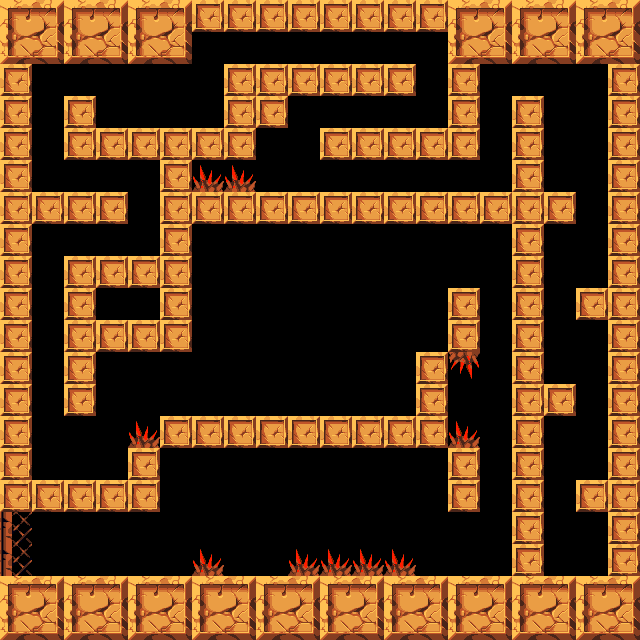

Rendered tile map (Tiled .tmx) drawn with the repository's tilesets; below, a short description and the full map source, tile grids included:
An orthogonal 20x20 tile map with 32x32 px tiles, 3 tile layers (background, blocos, spikes) and 36 objects.

<map version="1.10" tiledversion="1.10.1" orientation="orthogonal" renderorder="right-down" width="20" height="20" tilewidth="32" tileheight="32" infinite="0" nextlayerid="10" nextobjectid="52">
 <editorsettings>
  <export target="../fase2.lua" format="lua" />
 </editorsettings>
 <tileset firstgid="1" name="hell" tilewidth="32" tileheight="32" tilecount="240" columns="16">
  <image source="../../images/PrtHell.bmp" width="512" height="480" />
 </tileset>
 <layer id="5" name="background" width="20" height="20">
  <data encoding="csv">
1,1,1,1,1,1,1,1,1,1,1,1,1,1,1,1,1,1,1,1,
1,1,1,1,1,1,1,1,1,1,1,1,1,1,1,1,1,1,1,1,
1,1,1,1,1,1,1,1,1,1,1,1,1,1,1,1,1,1,1,1,
1,1,1,1,1,1,1,1,1,1,1,1,1,1,1,1,1,1,1,1,
1,1,1,1,1,1,1,1,1,1,1,1,1,1,1,1,1,1,1,1,
1,1,1,1,1,1,1,1,1,1,1,1,1,1,1,1,1,1,1,1,
1,1,1,1,1,1,1,1,1,1,1,1,1,1,1,1,1,1,1,1,
1,1,1,1,1,1,1,1,1,1,1,1,1,1,1,1,1,1,1,1,
1,1,1,1,1,1,1,1,1,1,1,1,1,1,1,1,1,1,1,1,
1,1,1,1,1,1,1,1,1,1,1,1,1,1,1,1,1,1,1,1,
1,1,1,1,1,1,1,1,1,1,1,1,1,1,1,1,1,1,1,1,
1,1,1,1,1,1,1,1,1,1,1,1,1,1,1,1,1,1,1,1,
1,1,1,1,1,1,1,1,1,1,1,1,1,1,1,1,1,1,1,1,
1,1,1,1,1,1,1,1,1,1,1,1,1,1,1,1,1,1,1,1,
1,1,1,1,1,1,1,1,1,1,1,1,1,1,1,1,1,1,1,1,
1,1,1,1,1,1,1,1,1,1,1,1,1,1,1,1,1,1,1,1,
111,1,1,1,1,1,1,1,1,1,1,1,1,1,1,1,1,1,1,1,
111,1,1,1,1,1,1,1,1,1,1,1,1,1,1,1,1,1,1,1,
1,1,1,1,1,1,1,1,1,1,1,1,1,1,1,1,1,1,1,1,
1,1,1,1,1,1,1,1,1,1,1,1,1,1,1,1,1,1,1,1
</data>
 </layer>
 <layer id="1" name="blocos" width="20" height="20">
  <data encoding="csv">
17,18,17,18,17,18,2,2,2,2,2,2,2,2,17,18,17,18,17,18,
33,34,33,34,33,34,0,0,0,0,0,0,0,0,33,34,33,34,33,34,
2,0,0,0,0,0,0,2,2,2,2,2,2,0,2,0,0,0,0,2,
2,0,2,0,0,0,0,2,0,0,0,0,0,0,2,0,0,0,0,2,
2,0,2,2,2,2,2,2,0,0,2,2,2,2,2,0,0,0,0,2,
2,0,0,0,0,2,0,0,0,0,0,0,0,0,0,0,0,0,0,2,
2,2,2,2,0,2,2,2,2,2,2,2,2,2,2,2,2,2,0,2,
2,0,0,0,0,2,0,0,0,0,0,0,0,0,0,0,2,0,0,2,
2,0,2,2,2,2,0,0,0,0,0,0,0,0,0,0,2,0,0,2,
2,0,2,0,0,2,0,0,0,0,0,0,0,0,2,0,2,0,2,2,
2,0,2,2,2,2,0,0,0,0,0,0,0,0,2,0,2,0,0,2,
2,0,2,0,0,0,0,0,0,0,0,0,0,2,0,0,2,0,0,2,
2,0,2,0,0,0,0,0,0,0,0,0,0,2,0,0,2,2,0,2,
2,0,0,0,0,2,2,2,2,2,2,2,2,2,0,0,2,0,0,2,
2,0,0,0,2,0,0,0,0,0,0,0,0,0,2,0,2,0,0,2,
2,2,2,2,2,0,0,0,0,0,0,0,0,0,2,0,2,0,2,2,
0,0,0,0,0,0,0,0,0,0,0,0,0,0,0,0,2,0,0,2,
0,0,0,0,0,0,0,0,0,0,0,0,0,0,0,0,2,0,0,2,
17,18,17,18,17,18,17,18,17,18,17,18,17,18,17,18,17,18,17,18,
33,34,33,34,33,34,33,34,33,34,33,34,33,34,33,34,33,34,33,34
</data>
 </layer>
 <layer id="4" name="spikes" width="20" height="20">
  <data encoding="csv">
0,0,0,0,0,0,0,0,0,0,0,0,0,0,0,0,0,0,0,0,
0,0,0,0,0,0,0,0,0,0,0,0,0,0,0,0,0,0,0,0,
0,0,0,0,0,0,0,0,0,0,0,0,0,0,0,0,0,0,0,0,
0,0,0,0,0,0,0,0,2,0,0,0,0,0,0,0,2,0,0,0,
0,0,0,0,0,0,0,0,0,0,0,0,0,0,0,0,2,0,0,0,
0,0,0,0,0,0,70,70,0,0,0,0,0,0,0,0,2,0,0,0,
0,0,0,0,0,0,0,0,0,0,0,0,0,0,0,0,0,0,0,0,
0,0,0,0,0,0,0,0,0,0,0,0,0,0,0,0,0,0,0,0,
0,0,0,0,0,0,0,0,0,0,0,0,0,0,0,0,0,0,0,0,
0,0,0,0,0,0,0,0,0,0,0,0,0,0,0,0,0,0,0,0,
0,0,0,0,0,0,0,0,0,0,0,0,0,0,0,0,0,0,0,0,
0,0,0,0,0,0,0,0,0,0,0,0,0,0,86,0,0,0,0,0,
0,0,0,0,0,0,0,0,0,0,0,0,0,0,0,0,0,0,0,0,
0,0,0,0,70,0,0,0,0,0,0,0,0,0,70,0,0,0,0,0,
0,0,0,0,0,0,0,0,0,0,0,0,0,0,0,0,0,0,0,0,
0,0,0,0,0,0,0,0,0,0,0,0,0,0,0,0,0,0,0,0,
0,0,0,0,0,0,0,0,0,0,0,0,0,0,0,0,0,0,0,0,
0,0,0,0,0,0,70,0,0,70,70,70,70,0,0,0,0,0,0,0,
0,0,0,0,0,0,0,0,0,0,0,0,0,0,0,0,0,0,0,0,
0,0,0,0,0,0,0,0,0,0,0,0,0,0,0,0,0,0,0,0
</data>
 </layer>
 <objectgroup id="2" name="Wall" visible="0">
  <object id="1" x="0" y="0" width="192" height="64" />
  <object id="2" x="448" y="0" width="192" height="64" />
  <object id="3" x="608" y="64" width="32" height="512" />
  <object id="4" x="0" y="576" width="640" height="64" />
  <object id="12" x="0" y="64" width="32" height="448" />
  <object id="20" x="192" y="0" width="256" height="32" />
  <object id="21" x="224" y="64" width="192" height="32" />
  <object id="22" x="448" y="64" width="32" height="96" />
  <object id="23" x="320" y="128" width="128" height="32" />
  <object id="24" x="64" y="96" width="32" height="64" />
  <object id="25" x="96" y="128" width="160" height="32" />
  <object id="26" x="224" y="96" width="32" height="32" />
  <object id="27" x="160" y="160" width="32" height="192" />
  <object id="28" x="32" y="192" width="96" height="32" />
  <object id="29" x="32" y="480" width="128" height="32" />
  <object id="30" x="128" y="448" width="32" height="32" />
  <object id="31" x="160" y="416" width="288" height="32" />
  <object id="32" x="448" y="448" width="32" height="64" />
  <object id="33" x="416" y="352" width="32" height="64" />
  <object id="34" x="448" y="288" width="32" height="64" />
  <object id="35" x="512" y="224" width="32" height="352" />
  <object id="36" x="576" y="480" width="32" height="32" />
  <object id="37" x="544" y="384" width="32" height="32" />
  <object id="38" x="576" y="288" width="32" height="32" />
  <object id="39" x="192" y="192" width="384" height="32" />
  <object id="40" x="64" y="256" width="96" height="32" />
  <object id="41" x="64" y="288" width="32" height="128" />
  <object id="42" x="96" y="320" width="64" height="32" />
 </objectgroup>
 <objectgroup id="6" name="Spike" visible="0">
  <object id="44" x="192" y="160" width="64" height="32" />
  <object id="45" x="128" y="416" width="32" height="32" />
  <object id="46" x="448" y="416" width="32" height="32" />
  <object id="47" x="448" y="352" width="32" height="32" />
  <object id="49" x="192" y="544" width="32" height="32" />
  <object id="50" x="288" y="544" width="128" height="32" />
 </objectgroup>
 <objectgroup id="7" name="Fake" visible="0" />
 <objectgroup id="3" name="Final" visible="0">
  <object id="14" x="0" y="512" width="32" height="64" />
 </objectgroup>
 <objectgroup id="9" name="Begin" visible="0">
  <object id="18" x="576" y="544" width="32" height="32" />
 </objectgroup>
</map>
